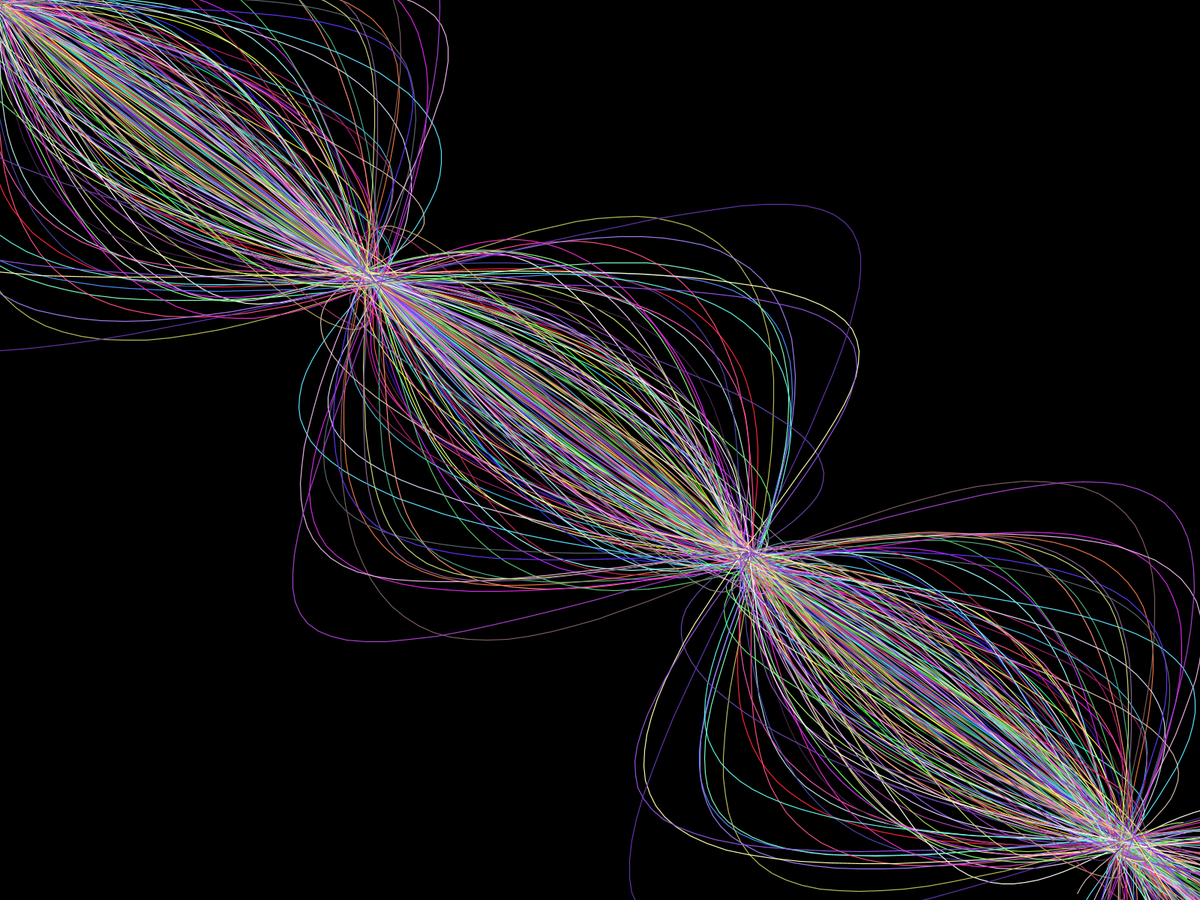
Frame 1 (no input)
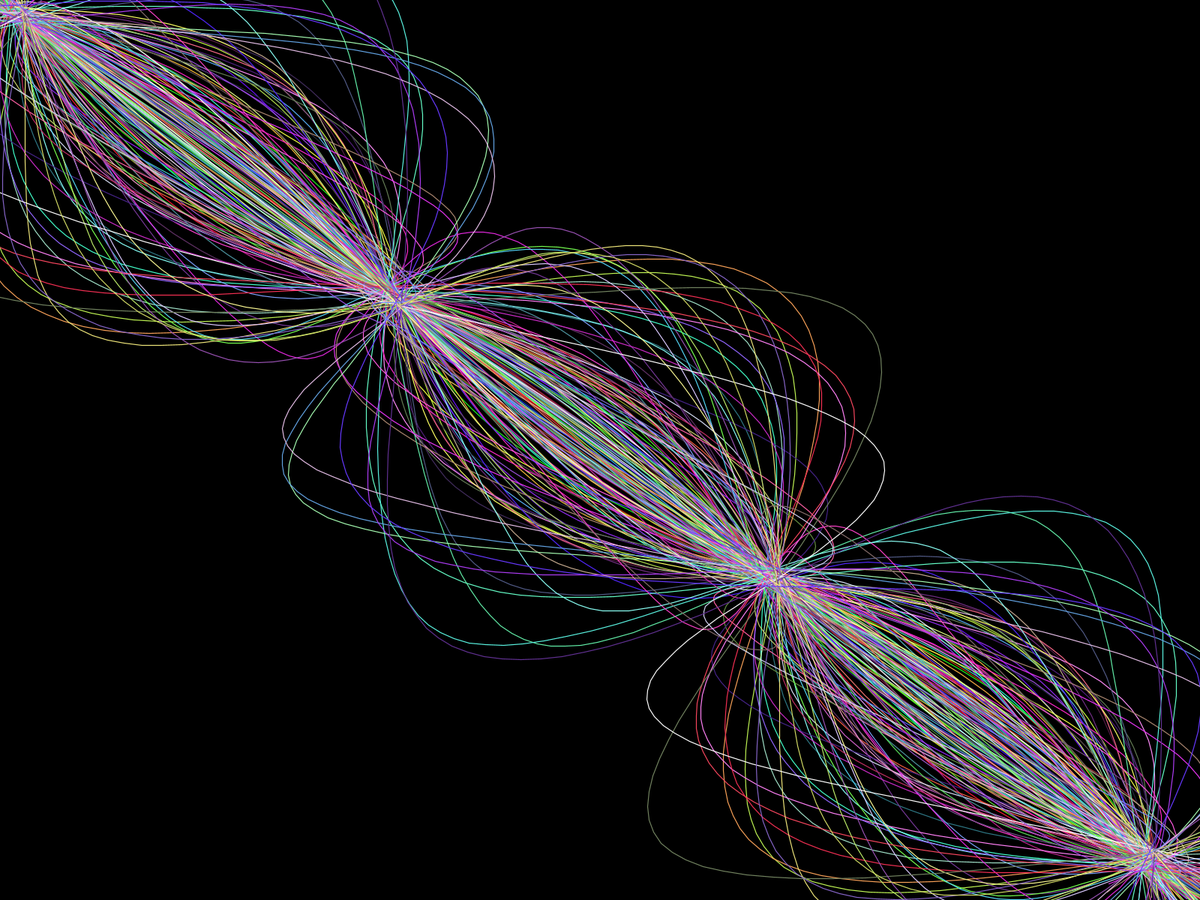
Frame 60 (the mouse pressed at the canvas centre just before this capture)
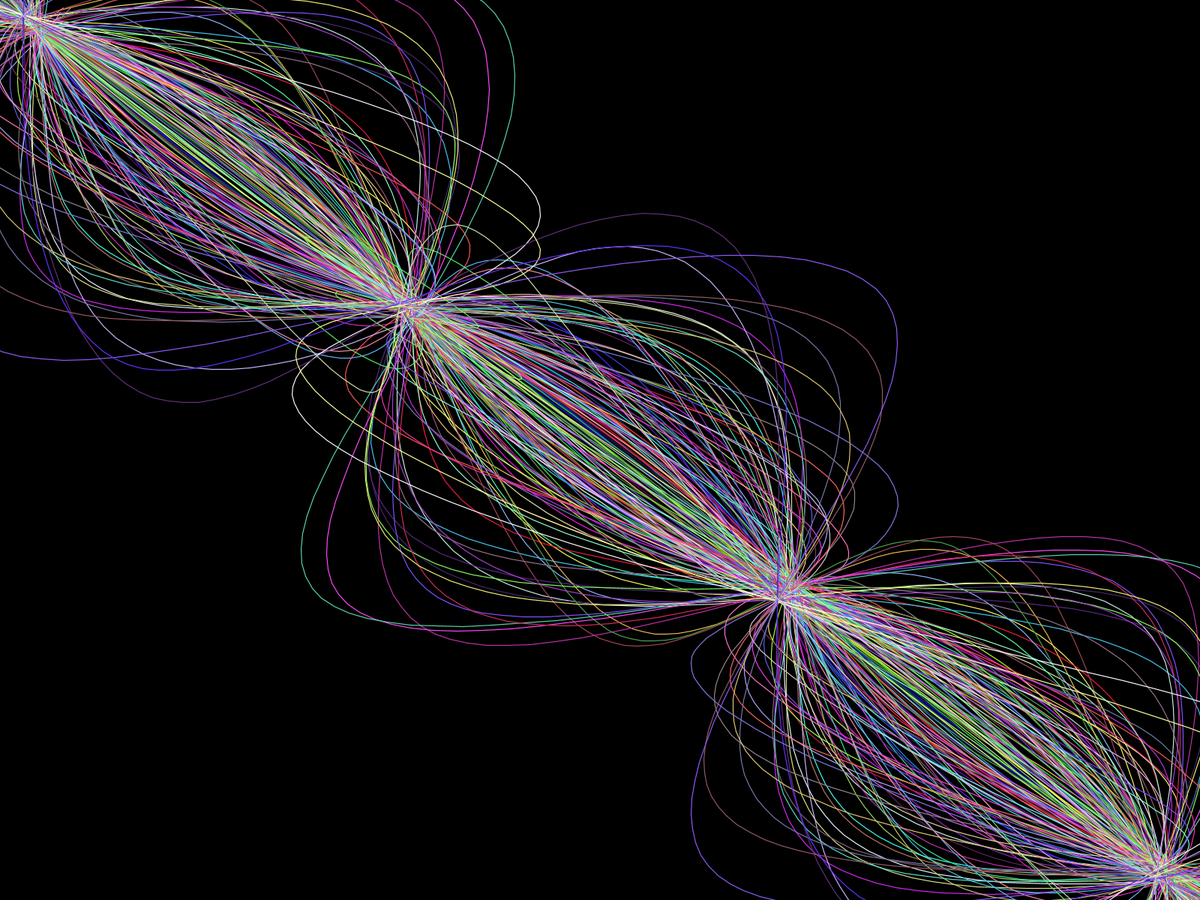
Frame 120 (the mouse held since frame 60 and released just before this capture)

The Processing sketch that drew these frames (run headless with seeded random() and noise(); from frame 60 on, the mouse is pressed at the canvas centre):

// Processing sketch: orbit
// ── orbit.pde
int numLines = 200; 
int numPoints = 100; 
float amplitude = 15; 
float waveSpeed = 0.05; 

PVector center;

void setup() {
  fullScreen();
  strokeWeight(1.2);
  noFill();
  center = new PVector(width/2, height/2); // çekim merkezi
}

void draw() {
  background(0);
  
  for (int i = 0; i < numLines; i++) {
    
    float t = map(i, 0, numLines-1, 0.1, 1); // 0.1 = merkeze yakın, 1 = dış
    
    
    float r = map(sin(frameCount*0.02 + i), -1, 1, 100*t, 255);
    float g = map(sin(frameCount*0.015 + i*1.1), -1, 1, 50*t, 255);
    float b = map(sin(frameCount*0.018 + i*0.7), -1, 1, 100*t, 255);
    stroke(r, g, b);
    
    PVector dir = PVector.sub(center, new PVector(random(width), random(height)));
    dir.mult(t*0.5); 
    
    beginShape();
    for (int j = 0; j <= numPoints; j++) {
      float x = map(j, 0, numPoints, 0, width);
      float y = map(j, 0, numPoints, 0, height);
      
      
      x += dir.x * sin(j*0.1 + frameCount*waveSpeed);
      y += dir.y * sin(j*0.1 + frameCount*waveSpeed);
      
      
      x += sin(j*0.2 + frameCount*0.03 + i*0.1) * amplitude * t;
      y += cos(j*0.15 + frameCount*0.02 + i*0.1) * amplitude * t;
      
      vertex(x, y);
    }
    endShape();
  }
}
